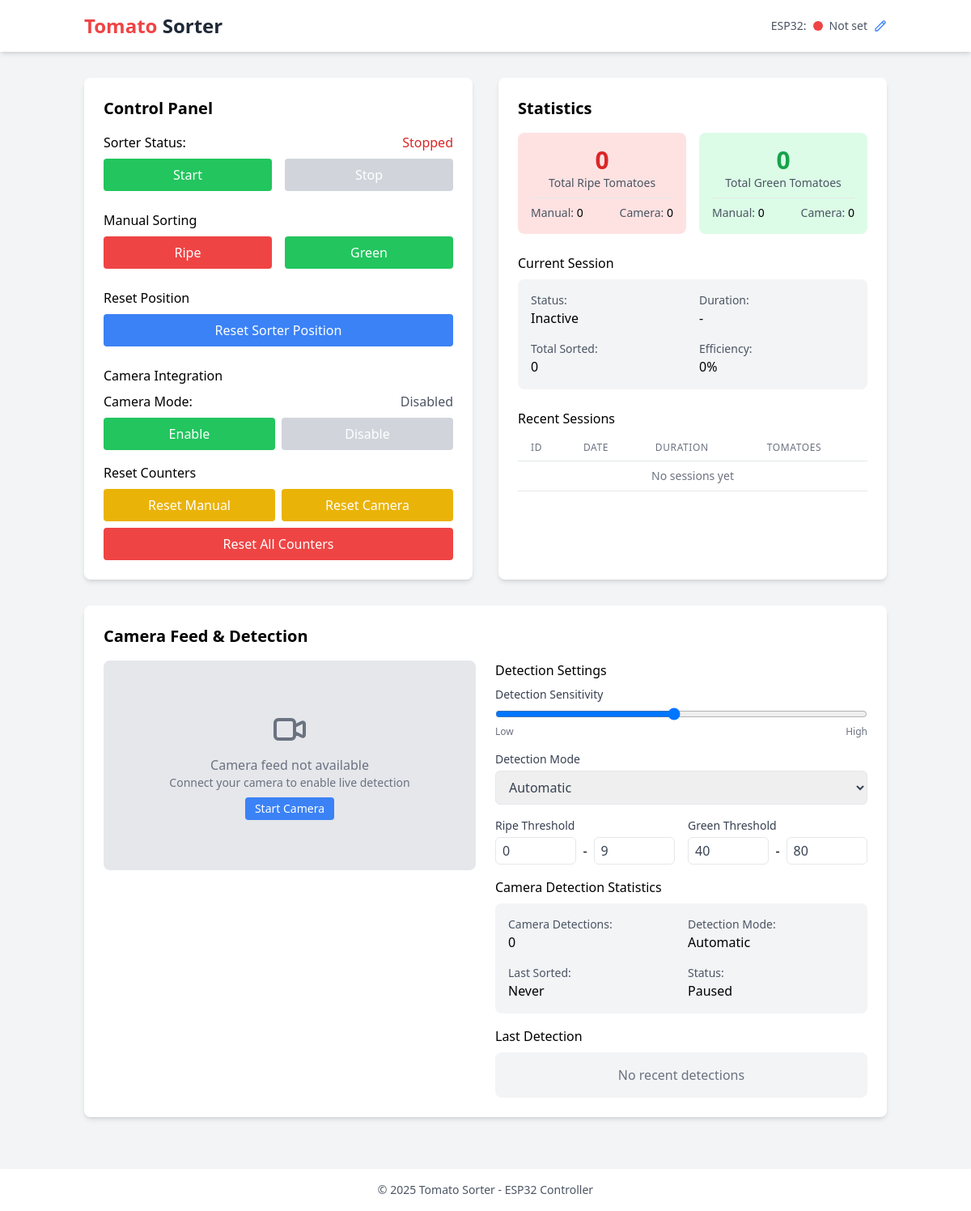
The app's page /, older data.
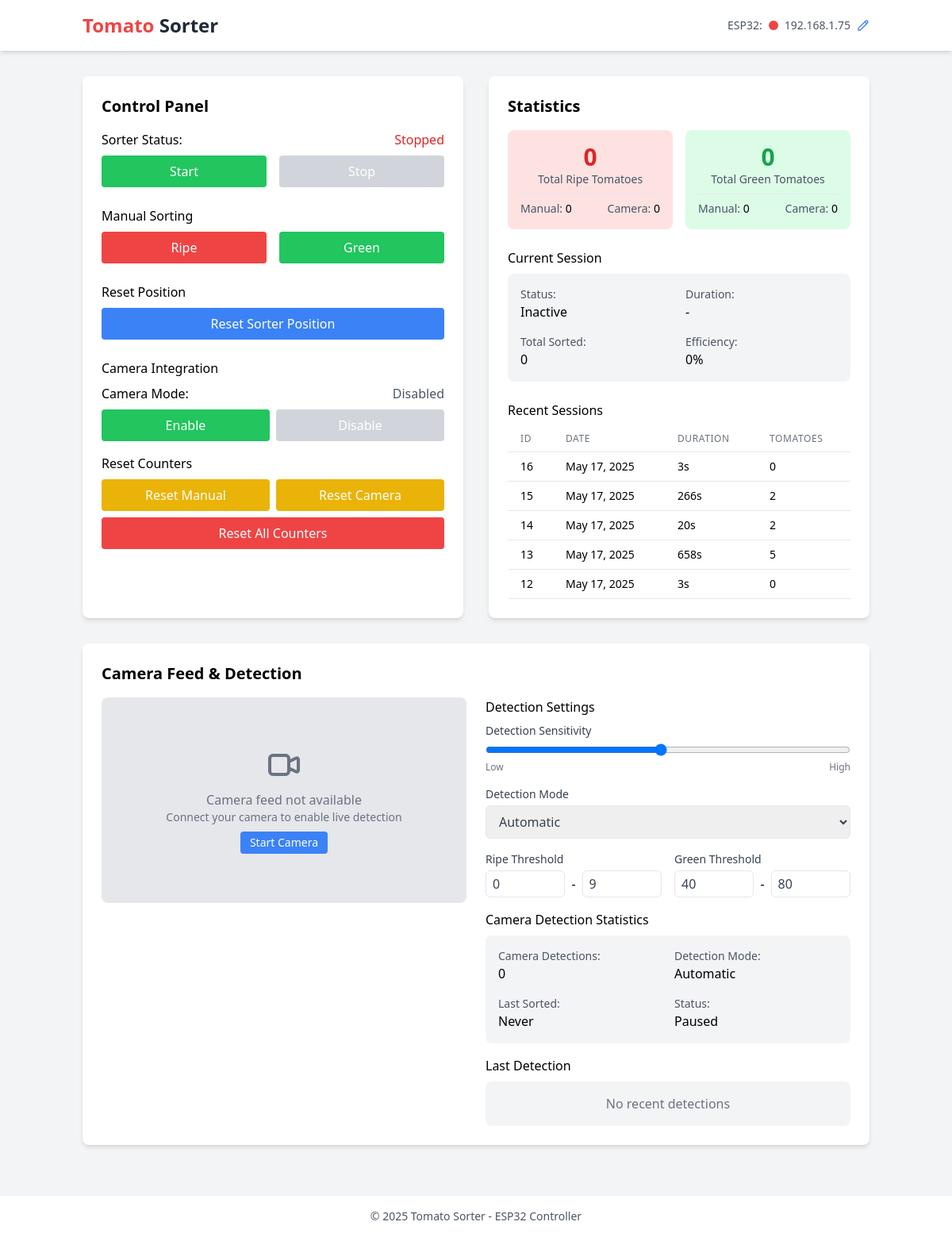
The same page, newer data.
### sorter/models.py (models this page shows, shortened)
class ESPDevice(models.Model):
    name = models.CharField(max_length=100, default="Tomato Sorter")
    ip_address = models.CharField(max_length=15, blank=True, null=True)
    last_seen = models.DateTimeField(auto_now=True)
    is_online = models.BooleanField(default=False)
    use_webcam = models.BooleanField(default=True)
    webcam_enabled = models.BooleanField(default=False)
    ripe_threshold_min = models.IntegerField(default=0)
    ripe_threshold_max = models.IntegerField(default=30)
    green_threshold_min = models.IntegerField(default=31)
    green_threshold_max = models.IntegerField(default=70)
    detection_sensitivity = models.IntegerField(default=70)
    DETECTION_MODES = (
        ('auto', 'Automatic'),
        ('manual', 'Manual'),
        ('hybrid', 'Hybrid'),
    )
    detection_mode = models.CharField(max_length=10, choices=DETECTION_MODES, default='manual')
    @classmethod
    def get_default_device(cls):
        device, created = cls.objects.get_or_create(id=1)
        return device

class SortingSession(models.Model):
    start_time = models.DateTimeField(default=timezone.now)
    end_time = models.DateTimeField(null=True, blank=True)
    is_active = models.BooleanField(default=True)
    device = models.ForeignKey(ESPDevice, on_delete=models.CASCADE, related_name='sessions')
    @property
    def duration(self):
        if self.end_time:
            return (self.end_time - self.start_time).total_seconds()
        return (timezone.now() - self.start_time).total_seconds()
    @property
    def total_tomatoes(self):
        return self.tomatoes.count()

### sorter/views.py (the view)
# urls.py: path('', home, name='home'),
def home(request):
    device = ESPDevice.get_default_device()
    active_session = SortingSession.objects.filter(is_active=True).first()
    device_status = {
        'online': False,
        'ip': device.ip_address or 'Not set',
        'ripe_count': 0,
        'green_count': 0,
        'running': False
    }
    if device.ip_address:
        try:
            response = requests.get(f"http://{device.ip_address}/status", timeout=2)
            if response.status_code == 200:
                data = response.json()
                device_status['online'] = True
                device_status['running'] = data.get('running', False)
                device_status['ripe_count'] = data.get('ripe_count', 0)
                device_status['green_count'] = data.get('green_count', 0)
                device.is_online = True
                device.save()
        except:
            device.is_online = False
            device.save()
    sessions = SortingSession.objects.order_by('-start_time')[:5]
    context = {
        'device': device,
        'device_status': device_status,
        'active_session': active_session,
        'sessions': sessions,
    }
    return render(request, 'home.html', context)

### templates/home.html (shortened to what the changed rows need)
{% extends 'base.html' %}
{% block connection_status %}
<div x-data="{ showIpForm: false, ipAddress: '{{ device.ip_address|default:"" }}' }">
    <div class="flex items-center">
        <span class="mr-2">ESP32:</span>
        <span class="inline-block w-3 h-3 rounded-full mr-2 {% if device_status.online %}bg-green-500{% else %}bg-red-500{% endif %}"></span>
        <span class="mr-2">{{ device_status.ip }}</span>
        <button @click="showIpForm = !showIpForm" class="text-blue-500 hover:text-blue-700">
            <svg xmlns="http://www.w3.org/2000/svg" class="h-4 w-4" fill="none" viewBox="0 0 24 24" stroke="currentColor">
                <path stroke-linecap="round" stroke-linejoin="round" stroke-width="2" d="M15.232 5.232l3.536 3.536m-2.036-5.036a2.5 2.5 0 113.536 3.536L6.5 21.036H3v-3.572L16.732 3.732z" />
            </svg>
        </button>
    </div>
</div>
{% endblock %}
{% block content %}
<div x-data="tomatoSorter()" x-init="initSorter()" data-ip="{{ device.ip_address }}" class="grid grid-cols-1 md:grid-cols-2 gap-8">
    <div class="bg-white rounded-lg shadow-md p-6">
        <h2 class="text-xl font-semibold mb-4">Control Panel</h2>
    </div>
    <div class="bg-white rounded-lg shadow-md p-6">
        <h2 class="text-xl font-semibold mb-4">Statistics</h2>
        <div>
            <div class="overflow-x-auto">
                <table class="min-w-full bg-white">
                    <thead>
                        <tr>
                            <th class="py-2 px-4 border-b text-left text-xs font-medium text-gray-500 uppercase tracking-wider">ID</th>
                            <th class="py-2 px-4 border-b text-left text-xs font-medium text-gray-500 uppercase tracking-wider">Date</th>
                            <th class="py-2 px-4 border-b text-left text-xs font-medium text-gray-500 uppercase tracking-wider">Duration</th>
                            <th class="py-2 px-4 border-b text-left text-xs font-medium text-gray-500 uppercase tracking-wider">Tomatoes</th>
                        </tr>
                    </thead>
                    <tbody>
                        {% for session in sessions %}
                        <tr>
                            <td class="py-2 px-4 border-b text-sm">{{ session.id }}</td>
                            <td class="py-2 px-4 border-b text-sm">{{ session.start_time|date:"M d, Y" }}</td>
                            <td class="py-2 px-4 border-b text-sm">{{ session.duration|floatformat:0 }}s</td>
                            <td class="py-2 px-4 border-b text-sm">{{ session.total_tomatoes }}</td>
                        </tr>
                        {% empty %}
                        <tr>
                            <td colspan="4" class="py-2 px-4 border-b text-sm text-center text-gray-500">No sessions yet</td>
                        </tr>
                        {% endfor %}
                    </tbody>
                </table>
            </div>
        </div>
    </div>
    <div class="bg-white rounded-lg shadow-md p-6 md:col-span-2" x-data="webcamDetector()">
        <h2 class="text-xl font-semibold mb-4">Camera Feed & Detection</h2>
    </div>
</div>
{% endblock %}

Row changes from the older to the newer data that the page shows:
now on this page (row edited): ESPDevice: ip "192.168.1.75"
added SortingSession: id "16", start_time "May 17, 2025", duration "3", total_tomatoes "0"
added SortingSession: id "15", start_time "May 17, 2025", duration "266", total_tomatoes "2"
added SortingSession: id "14", start_time "May 17, 2025", duration "20", total_tomatoes "2"
added SortingSession: id "13", start_time "May 17, 2025", duration "658", total_tomatoes "5"
added SortingSession: id "12", start_time "May 17, 2025", duration "3", total_tomatoes "0"
Text that changed along with them:
{{ device_status.ip }}: "Not set" → (not shown)
text no longer shown: "No sessions yet"
